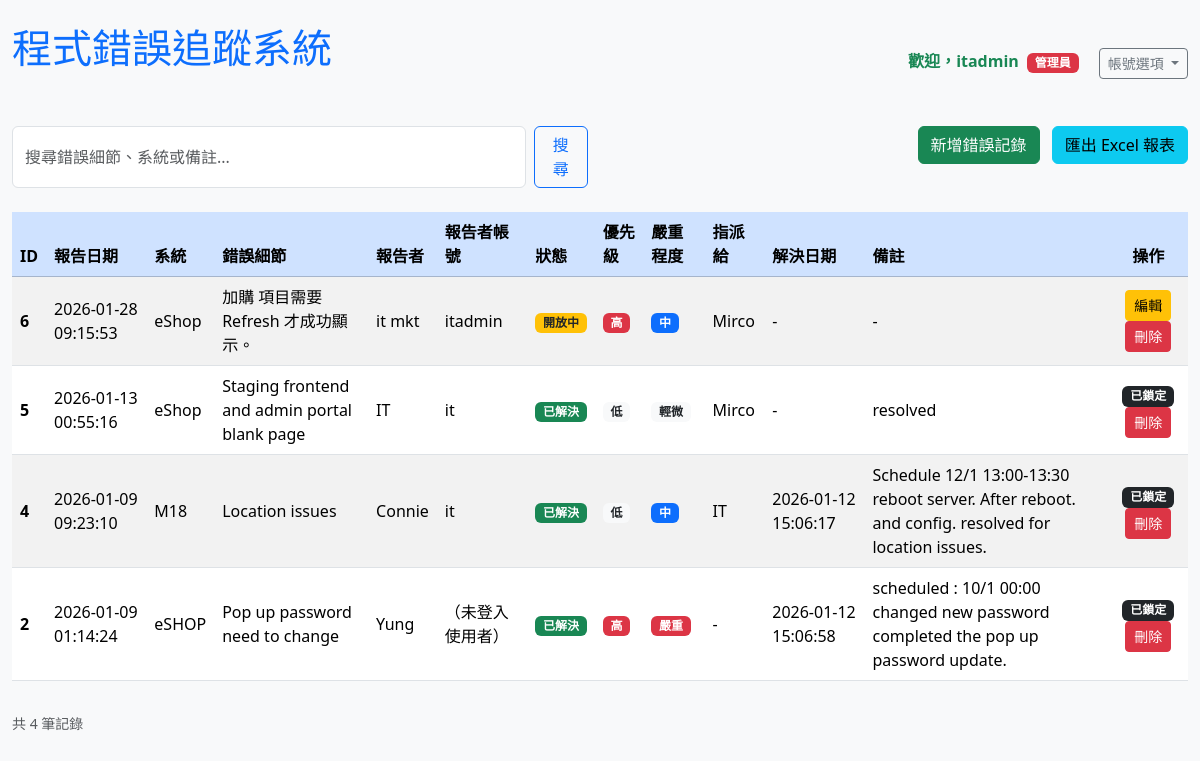
/ (signed in), run on the app's committed database.
### tables this page shows
CREATE TABLE users (
    id INTEGER PRIMARY KEY AUTOINCREMENT,
    username TEXT UNIQUE NOT NULL,
    password_hash TEXT NOT NULL,
    is_admin BOOLEAN DEFAULT 0
);

CREATE TABLE bugs (
    id INTEGER PRIMARY KEY AUTOINCREMENT,
    report_date DATETIME DEFAULT CURRENT_TIMESTAMP,  -- 報告時間，自動填入目前時間
    system TEXT NOT NULL,                            -- 系統或模組名稱
    bug_details TEXT NOT NULL,                       -- 錯誤詳細描述
    reported_by TEXT NOT NULL,                       -- 報告者
    status TEXT DEFAULT '開放中',                     -- 狀態：開放中、處理中、已解決、已關閉
    priority TEXT DEFAULT '中',                      -- 優先級：低、中、高
    severity TEXT DEFAULT '中',                      -- 嚴重程度：輕微、中、重大、嚴重
    assigned_to TEXT,                                -- 指派給誰（可為空）
    resolution_date DATETIME,                        -- 解決時間
    notes TEXT                                       -- 備註或更新記錄
, reported_by_user_id INTEGER REFERENCES users(id));

### app.py (the view)
@app.route('/', methods=['GET'])
def index():
    user = get_current_user()
    if user:
        query = request.args.get('query', '')
        conn = get_db_connection()
        if query:
            bugs = conn.execute('''
                SELECT b.*, u.username as reporter_username
                FROM bugs b LEFT JOIN users u ON b.reported_by_user_id = u.id
                WHERE b.bug_details LIKE ? OR b.system LIKE ? OR b.notes LIKE ?
                ORDER BY b.report_date DESC
            ''', (f'%{query}%', f'%{query}%', f'%{query}%')).fetchall()
        else:
            bugs = conn.execute('''
                SELECT b.*, u.username as reporter_username
                FROM bugs b LEFT JOIN users u ON b.reported_by_user_id = u.id
                ORDER BY b.report_date DESC
            ''').fetchall()
        conn.close()
        bugs_with_permission = []
        for bug in bugs:
            bug_dict = dict(bug)
            bug_dict['can_edit'] = can_edit_or_delete(bug, user)
            bugs_with_permission.append(bug_dict)
        return render_template('index.html',
                               bugs=bugs_with_permission,
                               query=query,
                               user=user,
                               show_list=True)
    else:
        return render_template('index.html',
                               bugs=[],
                               query='',
                               user=None,
                               show_list=False)

### app.py (called while the page is built)
def get_db_connection():
    conn = sqlite3.connect('bug_tracker.db')
    conn.row_factory = sqlite3.Row
    return conn

def get_current_user():
    if 'user_id' not in session:
        return None
    conn = get_db_connection()
    user = conn.execute('SELECT * FROM users WHERE id = ?', (session['user_id'],)).fetchone()
    conn.close()
    return user

def is_admin(user):
    return user['is_admin'] == 1 if user else False

def can_edit_or_delete(bug, user):
    if not user:
        return False
    if is_admin(user):
        return True
    return bug['reported_by_user_id'] == user['id']

### templates/index.html (shortened to what this page needs)
{% extends "base.html" %}
{% block content %}
    {% if show_list %}
        <div class="row mb-4">
            <div class="col-md-6">
                <form class="d-flex" method="GET">
                    <input type="text" name="query" class="form-control me-2" placeholder="搜尋錯誤細節、系統或備註..." value="{{ query or '' }}">
                    <button class="btn btn-outline-primary" type="submit">搜尋</button>
                </form>
            </div>
            <div class="col-md-6 text-end">
                <a href="{{ url_for('add_bug') }}" class="btn btn-success me-2">新增錯誤記錄</a>
                <a href="{{ url_for('export_excel') }}" class="btn btn-info">匯出 Excel 報表</a>
            </div>
        </div>
        {% if bugs|length == 0 %}
            <div class="alert alert-info text-center">
                {% if query %}
                    沒有找到符合「{{ query }}」的記錄。
                {% else %}
                    目前尚未有任何錯誤記錄。
                {% endif %}
            </div>
        {% else %}
            <div class="table-responsive">
                <table class="table table-striped table-hover align-middle">
                    <thead class="table-primary">
                        <tr>
                            <th>ID</th>
                            <th>報告日期</th>
                            <th>系統</th>
                            <th>錯誤細節</th>
                            <th>報告者</th>
                            <th>報告者帳號</th>
                            <th>狀態</th>
                            <th>優先級</th>
                            <th>嚴重程度</th>
                            <th>指派給</th>
                            <th>解決日期</th>
                            <th>備註</th>
                            <th class="text-center">操作</th>
                        </tr>
                    </thead>
                    <tbody>
                        {% for bug in bugs %}
                        <tr>
                            <td><strong>{{ bug['id'] }}</strong></td>
                            <td>{{ bug['report_date'] }}</td>
                            <td>{{ bug['system'] }}</td>
                            <td>{{ bug['bug_details'] }}</td>
                            <td>{{ bug['reported_by'] }}</td>
                            <td>{{ bug['reporter_username'] or '（未登入使用者）' }}</td>
                            <td>
                                {% if bug['status'] == '開放中' %}<span class="badge bg-warning text-dark">開放中</span>
                                {% elif bug['status'] == '處理中' %}<span class="badge bg-info">處理中</span>
                                {% elif bug['status'] == '已解決' %}<span class="badge bg-success">已解決</span>
                                {% elif bug['status'] == '已關閉' %}<span class="badge bg-secondary">已關閉</span>
                                {% endif %}
                            </td>
                            <td>
                                {% if bug['priority'] == '低' %}<span class="badge bg-light text-dark">低</span>
                                {% elif bug['priority'] == '中' %}<span class="badge bg-primary">中</span>
                                {% elif bug['priority'] == '高' %}<span class="badge bg-danger">高</span>
                                {% endif %}
                            </td>
                            <td>
                                {% if bug['severity'] == '輕微' %}<span class="badge bg-light text-dark">輕微</span>
                                {% elif bug['severity'] == '中' %}<span class="badge bg-primary">中</span>
                                {% elif bug['severity'] == '重大' %}<span class="badge bg-warning text-dark">重大</span>
                                {% elif bug['severity'] == '嚴重' %}<span class="badge bg-danger">嚴重</span>
                                {% endif %}
                            </td>
                            <td>{{ bug['assigned_to'] or '-' }}</td>
                            <td>{{ bug['resolution_date'] or '-' }}</td>
                            <td>{{ bug['notes'] or '-' }}</td>
                            <td class="text-center">
                                {% if bug['can_edit'] and bug['status'] not in ['已解決', '已關閉'] %}
                                    <a href="{{ url_for('edit_bug', id=bug['id']) }}" class="btn btn-warning btn-sm">編輯</a>
                                {% elif bug['status'] in ['已解決', '已關閉'] %}
                                    <span class="badge bg-dark">已鎖定</span>
                                {% endif %}
                                {% if bug['can_edit'] %}
                                    <form action="{{ url_for('delete_bug', id=bug['id']) }}" method="POST" style="display:inline;" onsubmit="return confirm('確定要刪除這筆記錄嗎？');">
                                        <button type="submit" class="btn btn-danger btn-sm">刪除</button>
                                    </form>
                                {% endif %}
                            </td>
                        </tr>
                        {% endfor %}
                    </tbody>
                </table>
            </div>
            <div class="text-muted small mt-3">
                共 {{ bugs|length }} 筆記錄
            </div>
        {% endif %}
    {% endif %}
{% endblock %}

### templates/base.html (shortened to what this page needs)
<!DOCTYPE html>
<html lang="zh-TW">
<head>
    <link href="https://cdn.jsdelivr.net/npm/bootstrap@5.3.3/dist/css/bootstrap.min.css" rel="stylesheet">
</head>
<body>
    <div class="container mt-4">
        <div class="d-flex justify-content-between align-items-center mb-4">
            <h1>程式錯誤追蹤系統</h1>
            <div>
                {% if user %}
                    <span class="me-3 text-success fw-bold">
                        歡迎，{{ user['username'] }}
                        {% if user['is_admin'] %}<span class="badge bg-danger ms-1">管理員</span>{% endif %}
                    </span>
                    <div class="btn-group" role="group">
                        <button type="button" class="btn btn-outline-secondary btn-sm dropdown-toggle" data-bs-toggle="dropdown" aria-expanded="false">
                            帳號選項
                        </button>
                    </div>
                {% else %}
                    <a href="{{ url_for('login') }}" class="btn btn-outline-primary btn-sm">登入</a>
                {% endif %}
            </div>
        </div>
        {% block content %}{% endblock %}
    </div>
</body>
</html>

### templates/base.html (style rules this page uses)
body { background-color: #f8f9fa; }
.container { max-width: 1200px; }
h1 { margin-bottom: 30px; color: #0d6efd; }

### data on the page
users: username "itadmin"
bugs: id "6", report_date "2026-01-28 09:15:53", system "eShop", bug_details "加購 項目需要 Refresh 才成功顯示。", reported_by "it mkt", username "itadmin", status "開放中", priority "高", severity "中", assigned_to "Mirco", bug "-", notes "-"
bugs: id "5", report_date "2026-01-13 00:55:16", system "eShop", bug_details "Staging frontend and admin portal blank page", reported_by "IT", username "it", status "已解決", priority "低", severity "輕微", assigned_to "Mirco", bug "-", notes "resolved"
bugs: id "4", report_date "2026-01-09 09:23:10", system "M18", bug_details "Location issues", reported_by "Connie", username "it", status "已解決", priority "低", severity "中", assigned_to "IT", resolution_date "2026-01-12 15:06:17", notes "Schedule 12/1 13:00-13:30 reboot server. After reboot. and config. resolved for location issues."
bugs: id "2", report_date "2026-01-09 01:14:24", system "eSHOP", bug_details "Pop up password need to change", reported_by "Yung", bug "（未登入使用者）", status "已解決", priority "高", severity "嚴重", assigned_to "-", resolution_date "2026-01-12 15:06:58", notes "scheduled : 10/1 00:00 changed new password completed the pop up password update."

### other printed values
{{ bugs|length }} "4"
